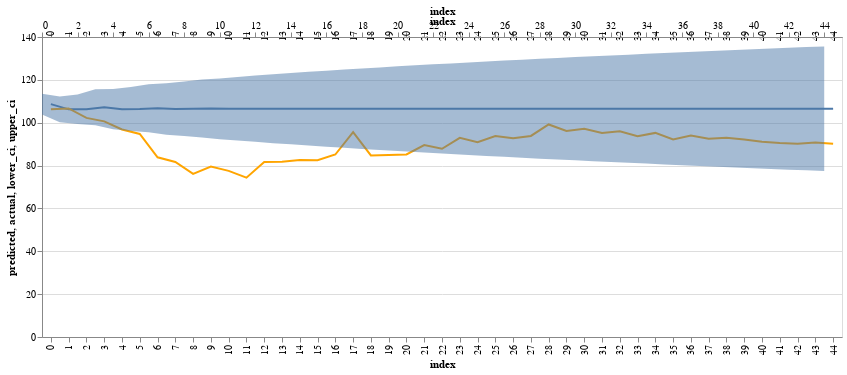

The notebook cell this image was saved under:
### Code cell
#TODO: fix top x-axis
line_predicted_elec + line_actual_elec + band_elec

### Figure 1 — Vega-Lite specification as saved in the notebook (floating-point values rounded to 4 significant figures)
{"config": {"view": {"continuousWidth": 400, "continuousHeight": 300}}, "layer": [{"mark": "line", "encoding": {"x": {"type": "ordinal", "field": "index"}, "y": {"type": "quantitative", "field": "predicted"}}, "width": 800}, {"mark": {"type": "line", "color": "orange"}, "encoding": {"x": {"type": "ordinal", "field": "index"}, "y": {"type": "quantitative", "field": "actual"}}, "width": 800}, {"mark": {"type": "area", "opacity": 0.5}, "encoding": {"x": {"type": "quantitative", "field": "index"}, "y": {"type": "quantitative", "field": "lower_ci"}, "y2": {"field": "upper_ci"}}, "width": 800}], "data": {"name": "data-ac9e525e544a57f23c15e810ca5ac144"}, "$schema": "https://vega.github.io/schema/vega-lite/v4.8.1.json", "datasets": {"data-ac9e525e544a57f23c15e810ca5ac144": [{"index": 0, "predicted": 108.7, "actual": 106.3, "lower_ci": 103.8, "upper_ci": 113.5}, {"index": 1, "predicted": 106.2, "actual": 106.7, "lower_ci": 100.2, "upper_ci": 112.3}, {"index": 2, "predicted": 106.3, "actual": 102.3, "lower_ci": 99.37, "upper_ci": 113.2}, {"index": 3, "predicted": 107.2, "actual": 100.6, "lower_ci": 98.77, "upper_ci": 115.6}, {"index": 4, "predicted": 106.3, "actual": 96.83, "lower_ci": 96.9, "upper_ci": 115.7}, {"index": 5, "predicted": 106.4, "actual": 94.75, "lower_ci": 96.19, "upper_ci": 116.7}, {"index": 6, "predicted": 106.8, "actual": 83.88, "lower_ci": 95.54, "upper_ci": 118.0}, {"index": 7, "predicted": 106.4, "actual": 81.66, "lower_ci": 94.41, "upper_ci": 118.4}, {"index": 8, "predicted": 106.5, "actual": 76.13, "lower_ci": 93.76, "upper_ci": 119.3}, {"index": 9, "predicted": 106.6, "actual": 79.54, "lower_ci": 93.11, "upper_ci": 120.1}, {"index": 10, "predicted": 106.5, "actual": 77.54, "lower_ci": 92.3, "upper_ci": 120.7}, {"index": 11, "predicted": 106.5, "actual": 74.34, "lower_ci": 91.7, "upper_ci": 121.3}, {"index": 12, "predicted": 106.6, "actual": 81.65, "lower_ci": 91.1, "upper_ci": 122.0}, {"index": 13, "predicted": 106.5, "actual": 81.79, "lower_ci": 90.45, "upper_ci": 122.6}, {"index": 14, "predicted": 106.5, "actual": 82.63, "lower_ci": 89.89, "upper_ci": 123.2}, {"index": 15, "predicted": 106.5, "actual": 82.47, "lower_ci": 89.34, "upper_ci": 123.7}, {"index": 16, "predicted": 106.5, "actual": 85.16, "lower_ci": 88.78, "upper_ci": 124.3}, {"index": 17, "predicted": 106.5, "actual": 95.63, "lower_ci": 88.26, "upper_ci": 124.8}, {"index": 18, "predicted": 106.5, "actual": 84.72, "lower_ci": 87.75, "upper_ci": 125.3}, {"index": 19, "predicted": 106.5, "actual": 84.94, "lower_ci": 87.25, "upper_ci": 125.8}, {"index": 20, "predicted": 106.5, "actual": 85.17, "lower_ci": 86.77, "upper_ci": 126.3}, {"index": 21, "predicted": 106.5, "actual": 89.54, "lower_ci": 86.29, "upper_ci": 126.8}, {"index": 22, "predicted": 106.5, "actual": 87.85, "lower_ci": 85.83, "upper_ci": 127.2}, {"index": 23, "predicted": 106.5, "actual": 92.93, "lower_ci": 85.37, "upper_ci": 127.7}, {"index": 24, "predicted": 106.5, "actual": 90.88, "lower_ci": 84.93, "upper_ci": 128.1}, {"index": 25, "predicted": 106.5, "actual": 93.83, "lower_ci": 84.49, "upper_ci": 128.6}, {"index": 26, "predicted": 106.5, "actual": 92.77, "lower_ci": 84.07, "upper_ci": 129.0}, {"index": 27, "predicted": 106.5, "actual": 93.82, "lower_ci": 83.65, "upper_ci": 129.4}, {"index": 28, "predicted": 106.5, "actual": 99.18, "lower_ci": 83.24, "upper_ci": 129.8}, {"index": 29, "predicted": 106.5, "actual": 96.18, "lower_ci": 82.84, "upper_ci": 130.2}, {"index": 30, "predicted": 106.5, "actual": 97.16, "lower_ci": 82.44, "upper_ci": 130.6}, {"index": 31, "predicted": 106.5, "actual": 95.17, "lower_ci": 82.05, "upper_ci": 131.0}, {"index": 32, "predicted": 106.5, "actual": 95.99, "lower_ci": 81.66, "upper_ci": 131.4}, {"index": 33, "predicted": 106.5, "actual": 93.73, "lower_ci": 81.29, "upper_ci": 131.8}, {"index": 34, "predicted": 106.5, "actual": 95.25, "lower_ci": 80.91, "upper_ci": 132.1}, {"index": 35, "predicted": 106.5, "actual": 92.14, "lower_ci": 80.54, "upper_ci": 132.5}, {"index": 36, "predicted": 106.5, "actual": 94.01, "lower_ci": 80.18, "upper_ci": 132.9}, {"index": 37, "predicted": 106.5, "actual": 92.51, "lower_ci": 79.82, "upper_ci": 133.2}, {"index": 38, "predicted": 106.5, "actual": 93.0, "lower_ci": 79.47, "upper_ci": 133.6}, {"index": 39, "predicted": 106.5, "actual": 92.18, "lower_ci": 79.12, "upper_ci": 133.9}, {"index": 40, "predicted": 106.5, "actual": 91.14, "lower_ci": 78.78, "upper_ci": 134.3}, {"index": 41, "predicted": 106.5, "actual": 90.5, "lower_ci": 78.44, "upper_ci": 134.6}, {"index": 42, "predicted": 106.5, "actual": 90.17, "lower_ci": 78.1, "upper_ci": 135.0}, {"index": 43, "predicted": 106.5, "actual": 90.8, "lower_ci": 77.77, "upper_ci": 135.3}, {"index": 44, "predicted": 106.5, "actual": 90.14, "lower_ci": 77.44, "upper_ci": 135.6}]}}
